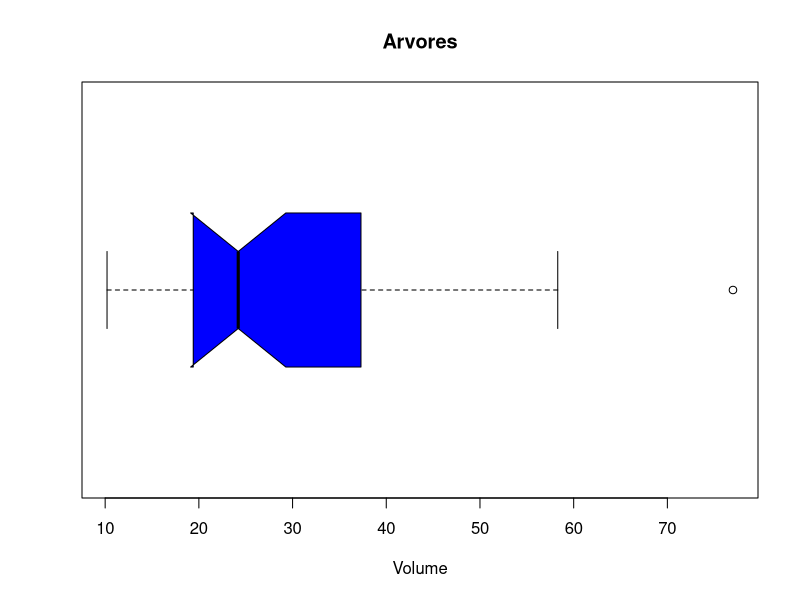

This chart was generated by the following R code: (Note: this script raises an error after producing the figure.)
boxplot(trees$Volume, main="Arvores", xlab="Volume",
    col="blue", horizontal=T, notch=T)

boxplot.sts(trees$Height) #Vendo os parametros usados para gerar o boxplot

boxplot(trees, horizontal=T)